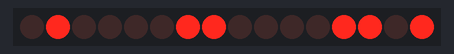
Simulated run of this program. Board: Raspberry Pi (header pin numbers). Parts: 16 shift-register outputs drawn as a row of LEDs (first output left, lit = HIGH). At 20.0 s the program stops and its outputs stay as they are.

Above: at 0.1 s.
At 2.1 s:
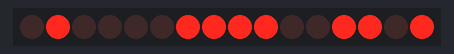
At 5.1 s:
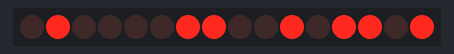
At 10.1 s:
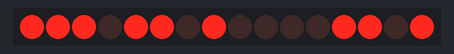
At 15.1 s:
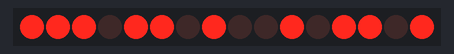
At 20.1 s:
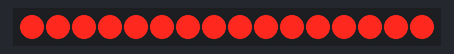
Timing chart, 0 to 21.5 s (numbered marks = the images above):
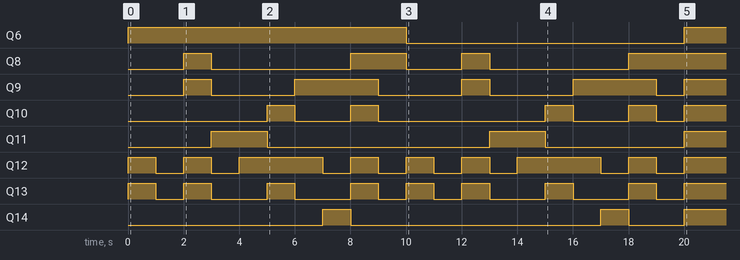

The program:

8fragment_74HC595N.py
```python
import time
from Shifter import Shifter

class Display8egment:

    options = {
        '0' : '01111110',
        '1' : '01001000',
        '2' : '00111101',
        '3' : '01101101',
        '4' : '01001011',
        '5' : '01100111',
        '6' : '01110111',
        '7' : '01001100',
        '8' : '01111111',
        '9' : '01001111',
        'r': '00000000'
    }

    def __init__(self):
        self.shifter = Shifter()

    def display(self, string):
        out = ''
        for c in str(string)[::-1]:
            out += self.__class__.options[c]

        self.shifter.display(out)


display = Display8egment()
for i in range(10, 30)[::-1]:
    display.display(i)
    time.sleep(1)

display.display('rr')
# display.clean()
```

Shifter.py
```python
import RPi.GPIO as GPIO

class Shifter:

    def __init__(self, data_in = 11, latch = 12, clock = 13):
        self.data_in = data_in
        self.latch = latch
        self.clock = clock

        GPIO.setmode(GPIO.BOARD)

        GPIO.setup(self.data_in, GPIO.OUT)
        GPIO.setup(self.latch, GPIO.OUT)
        GPIO.setup(self.clock, GPIO.OUT)

    def display(self, str):
        for c in str:
            if c is '1':
                GPIO.output(self.data_in,GPIO.LOW)
            else:
                GPIO.output(self.data_in,GPIO.HIGH)
            self._tick()

        GPIO.output(self.data_in, GPIO.LOW)
        self._display()

    def _tick(self):
        GPIO.output(self.clock, GPIO.HIGH)
        GPIO.output(self.clock, GPIO.LOW)

    def _display(self):
        GPIO.output(self.latch,GPIO.HIGH)
        GPIO.output(self.latch,GPIO.LOW)

    def __del__(self):
        GPIO.cleanup()
```

Measured:
- by itself, Q6: LOW → HIGH at 0.00 s, → LOW 10.0 s later, → HIGH 10.0 s later
- by itself, Q8: goes HIGH 1.0 s, LOW 5.0 s, HIGH 2.0 s, LOW 2.0 s, HIGH 1.0 s, LOW 5.0 s, then HIGH
- by itself, Q9: LOW → HIGH at 2.0 s, → LOW 1.0 s later, → HIGH 3.0 s later, → LOW 3.0 s later, … (9 changes in this stretch)
- by itself, Q10: LOW → HIGH at 5.0 s, → LOW 1.0 s later, → HIGH 2.0 s later, → LOW 1.0 s later, … (9 changes in this stretch)
- by itself, Q11: goes HIGH 2.0 s, LOW 8.0 s, HIGH 2.0 s, LOW 5.0 s, then HIGH
- by itself, Q12: LOW → HIGH at 0.00 s, → LOW 1.0 s later, → HIGH 1.0 s later, → LOW 1.0 s later, … (17 changes in this stretch)
- by itself, Q13: LOW → HIGH at 0.00 s, → LOW 1.0 s later, → HIGH 1.0 s later, → LOW 1.0 s later, … (17 changes in this stretch)
- by itself, Q14: goes HIGH 1.0 s, LOW 9.0 s, HIGH 1.0 s, LOW 2.0 s, then HIGH
